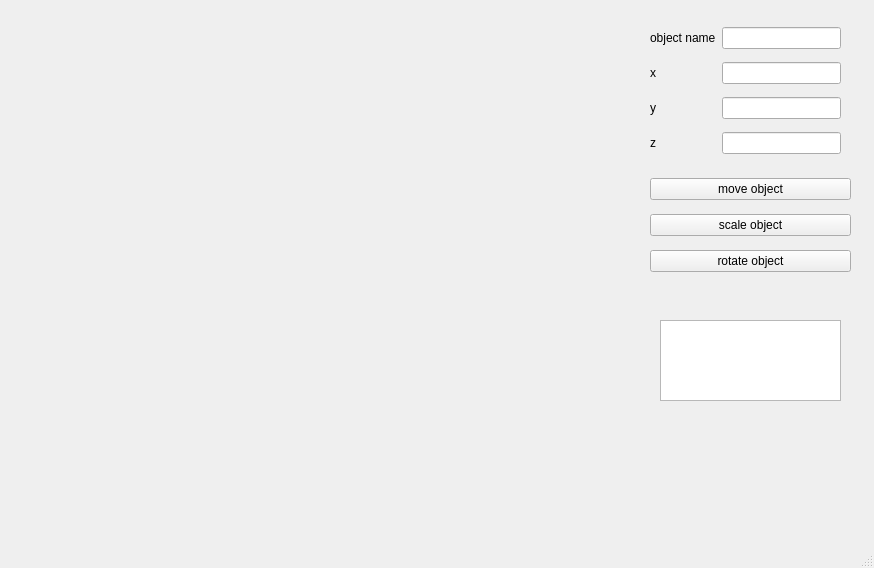
<?xml version="1.0" encoding="UTF-8"?>
<ui version="4.0">
 <class>View</class>
 <widget class="QMainWindow" name="View">
  <property name="geometry">
   <rect>
    <x>0</x>
    <y>0</y>
    <width>874</width>
    <height>568</height>
   </rect>
  </property>
  <property name="windowTitle">
   <string>View</string>
  </property>
  <widget class="QWidget" name="centralwidget">
   <widget class="QWidget" name="gridLayoutWidget">
    <property name="geometry">
     <rect>
      <x>650</x>
      <y>20</y>
      <width>191</width>
      <height>141</height>
     </rect>
    </property>
    <layout class="QGridLayout" name="gridLayout">
     <item row="1" column="2">
      <widget class="QLabel" name="label_3">
       <property name="text">
        <string>x</string>
       </property>
      </widget>
     </item>
     <item row="3" column="3">
      <widget class="QLineEdit" name="z_text"/>
     </item>
     <item row="0" column="2">
      <widget class="QLabel" name="label_6">
       <property name="text">
        <string>object name</string>
       </property>
      </widget>
     </item>
     <item row="2" column="2">
      <widget class="QLabel" name="label_4">
       <property name="text">
        <string>y</string>
       </property>
      </widget>
     </item>
     <item row="3" column="2">
      <widget class="QLabel" name="label_5">
       <property name="text">
        <string>z</string>
       </property>
      </widget>
     </item>
     <item row="2" column="3">
      <widget class="QLineEdit" name="y_text"/>
     </item>
     <item row="1" column="3">
      <widget class="QLineEdit" name="x_text"/>
     </item>
     <item row="0" column="3">
      <widget class="QLineEdit" name="name_text"/>
     </item>
    </layout>
   </widget>
   <widget class="QTextEdit" name="error_text">
    <property name="geometry">
     <rect>
      <x>660</x>
      <y>320</y>
      <width>181</width>
      <height>81</height>
     </rect>
    </property>
    <property name="readOnly">
     <bool>true</bool>
    </property>
   </widget>
   <widget class="QWidget" name="gridLayoutWidget_2">
    <property name="geometry">
     <rect>
      <x>650</x>
      <y>170</y>
      <width>201</width>
      <height>111</height>
     </rect>
    </property>
    <layout class="QGridLayout" name="gridLayout_2">
     <item row="0" column="0">
      <widget class="QPushButton" name="move_obj_but">
       <property name="text">
        <string>move object</string>
       </property>
      </widget>
     </item>
     <item row="3" column="0">
      <widget class="QPushButton" name="rotate_obj_but">
       <property name="text">
        <string>rotate object</string>
       </property>
      </widget>
     </item>
     <item row="2" column="0">
      <widget class="QPushButton" name="scale_obj_but">
       <property name="text">
        <string>scale object</string>
       </property>
      </widget>
     </item>
    </layout>
   </widget>
  </widget>
  <widget class="QMenuBar" name="menubar">
   <property name="geometry">
    <rect>
     <x>0</x>
     <y>0</y>
     <width>874</width>
     <height>21</height>
    </rect>
   </property>
  </widget>
  <widget class="QStatusBar" name="statusbar"/>
 </widget>
 <resources/>
 <connections/>
</ui>
